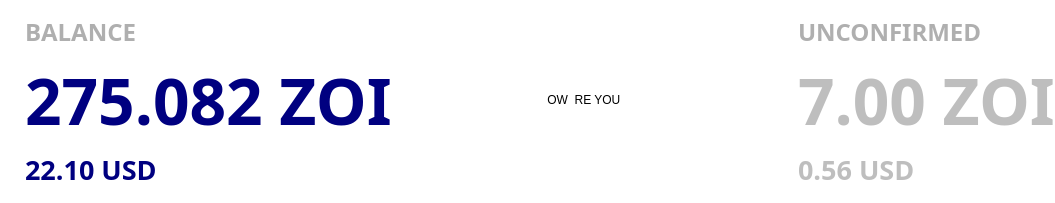
           <widget class="QFrame" name="balance_frame">
            <property name="enabled">
             <bool>true</bool>
            </property>
            <property name="palette">
             <palette>
              <active>
               <colorrole role="Button">
                <brush brushstyle="SolidPattern">
                 <color alpha="255">
                  <red>255</red>
                  <green>255</green>
                  <blue>255</blue>
                 </color>
                </brush>
               </colorrole>
               <colorrole role="Base">
                <brush brushstyle="SolidPattern">
                 <color alpha="255">
                  <red>255</red>
                  <green>255</green>
                  <blue>255</blue>
                 </color>
                </brush>
               </colorrole>
               <colorrole role="Window">
                <brush brushstyle="SolidPattern">
                 <color alpha="255">
                  <red>255</red>
                  <green>255</green>
                  <blue>255</blue>
                 </color>
                </brush>
               </colorrole>
              </active>
              <inactive>
               <colorrole role="Button">
                <brush brushstyle="SolidPattern">
                 <color alpha="255">
                  <red>255</red>
                  <green>255</green>
                  <blue>255</blue>
                 </color>
                </brush>
               </colorrole>
               <colorrole role="Base">
                <brush brushstyle="SolidPattern">
                 <color alpha="255">
                  <red>255</red>
                  <green>255</green>
                  <blue>255</blue>
                 </color>
                </brush>
               </colorrole>
               <colorrole role="Window">
                <brush brushstyle="SolidPattern">
                 <color alpha="255">
                  <red>255</red>
                  <green>255</green>
                  <blue>255</blue>
                 </color>
                </brush>
               </colorrole>
              </inactive>
              <disabled>
               <colorrole role="Button">
                <brush brushstyle="SolidPattern">
                 <color alpha="255">
                  <red>255</red>
                  <green>255</green>
                  <blue>255</blue>
                 </color>
                </brush>
               </colorrole>
               <colorrole role="Base">
                <brush brushstyle="SolidPattern">
                 <color alpha="255">
                  <red>255</red>
                  <green>255</green>
                  <blue>255</blue>
                 </color>
                </brush>
               </colorrole>
               <colorrole role="Window">
                <brush brushstyle="SolidPattern">
                 <color alpha="255">
                  <red>255</red>
                  <green>255</green>
                  <blue>255</blue>
                 </color>
                </brush>
               </colorrole>
              </disabled>
             </palette>
            </property>
            <property name="contextMenuPolicy">
             <enum>Qt::DefaultContextMenu</enum>
            </property>
            <property name="styleSheet">
             <string notr="true">background-color: rgb(255, 255, 255);
border:0;</string>
            </property>
            <property name="frameShape">
             <enum>QFrame::StyledPanel</enum>
            </property>
            <property name="frameShadow">
             <enum>QFrame::Plain</enum>
            </property>
            <property name="lineWidth">
             <number>1</number>
            </property>
            <layout class="QGridLayout" name="gridLayout">
             <property name="sizeConstraint">
              <enum>QLayout::SetDefaultConstraint</enum>
             </property>
             <property name="leftMargin">
              <number>25</number>
             </property>
             <property name="topMargin">
              <number>15</number>
             </property>
             <property name="rightMargin">
              <number>0</number>
             </property>
             <property name="bottomMargin">
              <number>15</number>
             </property>
             <property name="horizontalSpacing">
              <number>150</number>
             </property>
             <property name="verticalSpacing">
              <number>7</number>
             </property>
             <item row="1" column="1">
              <widget class="QLineEdit" name="lineEdit">
               <property name="inputMask">
                <string>HOW ARE YOU </string>
               </property>
               <property name="maxLength">
                <number>12</number>
               </property>
              </widget>
             </item>
             <item row="1" column="2">
              <widget class="QLabel" name="labelUnconfirmed">
               <property name="enabled">
                <bool>false</bool>
               </property>
               <property name="sizePolicy">
                <sizepolicy hsizetype="Maximum" vsizetype="Maximum">
                 <horstretch>0</horstretch>
                 <verstretch>0</verstretch>
                </sizepolicy>
               </property>
               <property name="font">
                <font>
                 <family>Source Sans Pro</family>
                 <pointsize>48</pointsize>
                 <weight>75</weight>
                 <bold>true</bold>
                </font>
               </property>
               <property name="cursor">
                <cursorShape>IBeamCursor</cursorShape>
               </property>
               <property name="toolTip">
                <string>Total of transactions that have yet to be confirmed, and do not yet count toward the current balance</string>
               </property>
               <property name="layoutDirection">
                <enum>Qt::LeftToRight</enum>
               </property>
               <property name="styleSheet">
                <string notr="true"/>
               </property>
               <property name="text">
                <string notr="true">7.00 ZOI</string>
               </property>
               <property name="alignment">
                <set>Qt::AlignLeading|Qt::AlignLeft|Qt::AlignVCenter</set>
               </property>
               <property name="textInteractionFlags">
                <set>Qt::LinksAccessibleByMouse|Qt::TextSelectableByKeyboard|Qt::TextSelectableByMouse</set>
               </property>
              </widget>
             </item>
             <item row="2" column="2">
              <widget class="QLabel" name="label_6">
               <property name="enabled">
                <bool>false</bool>
               </property>
               <property name="font">
                <font>
                 <family>Source Sans Pro</family>
                 <pointsize>20</pointsize>
                 <weight>75</weight>
                 <bold>true</bold>
                </font>
               </property>
               <property name="text">
                <string>0.56 USD</string>
               </property>
              </widget>
             </item>
             <item row="2" column="0">
              <widget class="QLabel" name="label_7">
               <property name="palette">
                <palette>
                 <active>
                  <colorrole role="WindowText">
                   <brush brushstyle="SolidPattern">
                    <color alpha="255">
                     <red>0</red>
                     <green>0</green>
                     <blue>128</blue>
                    </color>
                   </brush>
                  </colorrole>
                  <colorrole role="Button">
                   <brush brushstyle="SolidPattern">
                    <color alpha="255">
                     <red>255</red>
                     <green>255</green>
                     <blue>255</blue>
                    </color>
                   </brush>
                  </colorrole>
                  <colorrole role="Text">
                   <brush brushstyle="SolidPattern">
                    <color alpha="255">
                     <red>0</red>
                     <green>0</green>
                     <blue>128</blue>
                    </color>
                   </brush>
                  </colorrole>
                  <colorrole role="ButtonText">
                   <brush brushstyle="SolidPattern">
                    <color alpha="255">
                     <red>0</red>
                     <green>0</green>
                     <blue>128</blue>
                    </color>
                   </brush>
                  </colorrole>
                  <colorrole role="Base">
                   <brush brushstyle="SolidPattern">
                    <color alpha="255">
                     <red>255</red>
                     <green>255</green>
                     <blue>255</blue>
                    </color>
                   </brush>
                  </colorrole>
                  <colorrole role="Window">
                   <brush brushstyle="SolidPattern">
                    <color alpha="255">
                     <red>255</red>
                     <green>255</green>
                     <blue>255</blue>
                    </color>
                   </brush>
                  </colorrole>
                 </active>
                 <inactive>
                  <colorrole role="WindowText">
                   <brush brushstyle="SolidPattern">
                    <color alpha="255">
                     <red>0</red>
                     <green>0</green>
                     <blue>128</blue>
                    </color>
                   </brush>
                  </colorrole>
                  <colorrole role="Button">
                   <brush brushstyle="SolidPattern">
                    <color alpha="255">
                     <red>255</red>
                     <green>255</green>
                     <blue>255</blue>
                    </color>
                   </brush>
                  </colorrole>
                  <colorrole role="Text">
                   <brush brushstyle="SolidPattern">
                    <color alpha="255">
                     <red>0</red>
                     <green>0</green>
                     <blue>128</blue>
                    </color>
                   </brush>
                  </colorrole>
                  <colorrole role="ButtonText">
                   <brush brushstyle="SolidPattern">
                    <color alpha="255">
                     <red>0</red>
                     <green>0</green>
                     <blue>128</blue>
                    </color>
                   </brush>
                  </colorrole>
                  <colorrole role="Base">
                   <brush brushstyle="SolidPattern">
                    <color alpha="255">
                     <red>255</red>
                     <green>255</green>
                     <blue>255</blue>
                    </color>
                   </brush>
                  </colorrole>
                  <colorrole role="Window">
                   <brush brushstyle="SolidPattern">
                    <color alpha="255">
                     <red>255</red>
                     <green>255</green>
                     <blue>255</blue>
                    </color>
                   </brush>
                  </colorrole>
                 </inactive>
                 <disabled>
                  <colorrole role="WindowText">
                   <brush brushstyle="SolidPattern">
                    <color alpha="255">
                     <red>0</red>
                     <green>0</green>
                     <blue>128</blue>
                    </color>
                   </brush>
                  </colorrole>
                  <colorrole role="Button">
                   <brush brushstyle="SolidPattern">
                    <color alpha="255">
                     <red>255</red>
                     <green>255</green>
                     <blue>255</blue>
                    </color>
                   </brush>
                  </colorrole>
                  <colorrole role="Text">
                   <brush brushstyle="SolidPattern">
                    <color alpha="255">
                     <red>0</red>
                     <green>0</green>
                     <blue>128</blue>
                    </color>
                   </brush>
                  </colorrole>
                  <colorrole role="ButtonText">
                   <brush brushstyle="SolidPattern">
                    <color alpha="255">
                     <red>0</red>
                     <green>0</green>
                     <blue>128</blue>
                    </color>
                   </brush>
                  </colorrole>
                  <colorrole role="Base">
                   <brush brushstyle="SolidPattern">
                    <color alpha="255">
                     <red>255</red>
                     <green>255</green>
                     <blue>255</blue>
                    </color>
                   </brush>
                  </colorrole>
                  <colorrole role="Window">
                   <brush brushstyle="SolidPattern">
                    <color alpha="255">
                     <red>255</red>
                     <green>255</green>
                     <blue>255</blue>
                    </color>
                   </brush>
                  </colorrole>
                 </disabled>
                </palette>
               </property>
               <property name="font">
                <font>
                 <family>Source Sans Pro</family>
                 <pointsize>20</pointsize>
                 <weight>75</weight>
                 <bold>true</bold>
                </font>
               </property>
               <property name="styleSheet">
                <string notr="true">color: rgb(0, 0, 128);</string>
               </property>
               <property name="text">
                <string>22.10 USD</string>
               </property>
              </widget>
             </item>
             <item row="0" column="2">
              <widget class="QLabel" name="label_3">
               <property name="enabled">
                <bool>false</bool>
               </property>
               <property name="sizePolicy">
                <sizepolicy hsizetype="Maximum" vsizetype="Maximum">
                 <horstretch>0</horstretch>
                 <verstretch>0</verstretch>
                </sizepolicy>
               </property>
               <property name="font">
                <font>
                 <family>Source Sans Pro</family>
                 <pointsize>18</pointsize>
                 <weight>75</weight>
                 <bold>true</bold>
                </font>
               </property>
               <property name="layoutDirection">
                <enum>Qt::LeftToRight</enum>
               </property>
               <property name="autoFillBackground">
                <bool>false</bool>
               </property>
               <property name="styleSheet">
                <string notr="true">color: rgb(175, 175, 175);</string>
               </property>
               <property name="text">
                <string>UNCONFIRMED</string>
               </property>
               <property name="alignment">
                <set>Qt::AlignLeading|Qt::AlignLeft|Qt::AlignVCenter</set>
               </property>
               <property name="indent">
                <number>-1</number>
               </property>
              </widget>
             </item>
             <item row="1" column="0">
              <widget class="QLabel" name="labelBalance">
               <property name="sizePolicy">
                <sizepolicy hsizetype="Maximum" vsizetype="Maximum">
                 <horstretch>0</horstretch>
                 <verstretch>0</verstretch>
                </sizepolicy>
               </property>
               <property name="font">
                <font>
                 <family>Source Sans Pro</family>
                 <pointsize>48</pointsize>
                 <weight>75</weight>
                 <italic>false</italic>
                 <bold>true</bold>
                </font>
               </property>
               <property name="cursor">
                <cursorShape>IBeamCursor</cursorShape>
               </property>
               <property name="toolTip">
                <string>Your current balance</string>
               </property>
               <property name="styleSheet">
                <string notr="true">color: rgb(0, 0, 128);</string>
               </property>
               <property name="text">
                <string notr="true">275.082 ZOI</string>
               </property>
               <property name="indent">
                <number>-1</number>
               </property>
               <property name="textInteractionFlags">
                <set>Qt::LinksAccessibleByMouse|Qt::TextSelectableByKeyboard|Qt::TextSelectableByMouse</set>
               </property>
              </widget>
             </item>
             <item row="0" column="0">
              <widget class="QLabel" name="label">
               <property name="enabled">
                <bool>false</bool>
               </property>
               <property name="sizePolicy">
                <sizepolicy hsizetype="Maximum" vsizetype="Maximum">
                 <horstretch>0</horstretch>
                 <verstretch>0</verstretch>
                </sizepolicy>
               </property>
               <property name="font">
                <font>
                 <family>Source Sans Pro</family>
                 <pointsize>18</pointsize>
                 <weight>75</weight>
                 <bold>true</bold>
                </font>
               </property>
               <property name="styleSheet">
                <string notr="true">color: rgb(175, 175, 175);
</string>
               </property>
               <property name="text">
                <string>BALANCE</string>
               </property>
              </widget>
             </item>
            </layout>
           </widget>
